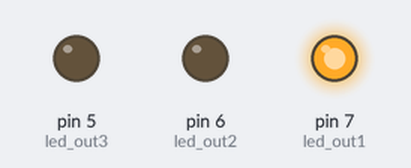
Simulated run of this sketch. Board: Arduino Uno, built with avr-gcc and run on an emulated ATmega328P. Shown: output pins drawn as LEDs (lit = HIGH).

Above: at 0.2 s.
At 0.7 s:
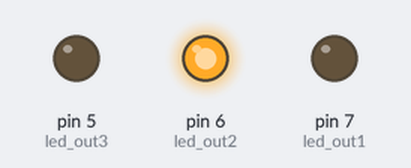
At 2.7 s:
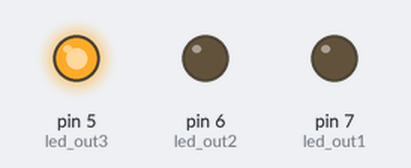
Timing chart, 0 to 3.5 s (numbered marks = the images above):
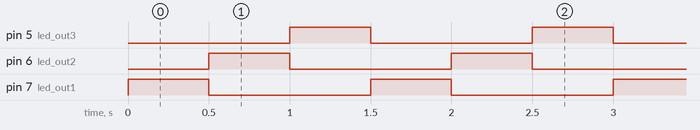

The sketch:

lab3_1.ino
```cpp
/* Team: Sebastian Villa, Logan Morris, Alan Gregory
 * Assignment:
 * Build a circuit of 3 LEDs and write your own program to turn on the LEDs one at
 * a time, from left to right, with time delay of 500 ms. Modify the program you used for
 * digital output.
 */

// Initialize an integer to store the digital pin number
int led_out1 = 7;
int led_out2 = 6;
int led_out3 = 5;

void setup() {
    Serial.begin(9600);
    // Set the switch pin to digital input mode
    pinMode(led_out1,OUTPUT);
    pinMode(led_out2,OUTPUT);
    pinMode(led_out3,OUTPUT);
}

void loop() {
// Write a digital value to the led pin
// When set to HIGH, the digital pin will be at 5V
digitalWrite(led_out3,LOW);
digitalWrite(led_out1,HIGH);
// Delay for 500 milliseconds
delay(500);
// When set to LOw, the digital pin will be at ground
digitalWrite(led_out1,LOW);
digitalWrite(led_out2,HIGH);
delay(500);
digitalWrite(led_out2,LOW);
digitalWrite(led_out3,HIGH);
delay(500);


}

///////////////
```

Measured:
- by itself, pin 5 (led_out3), pin 6 (led_out2), pin 7 (led_out1): alternates HIGH for 0.50 s and LOW for 1.0 s
- by itself, everything shown: repeats every 1.5 s, in 3 steps
